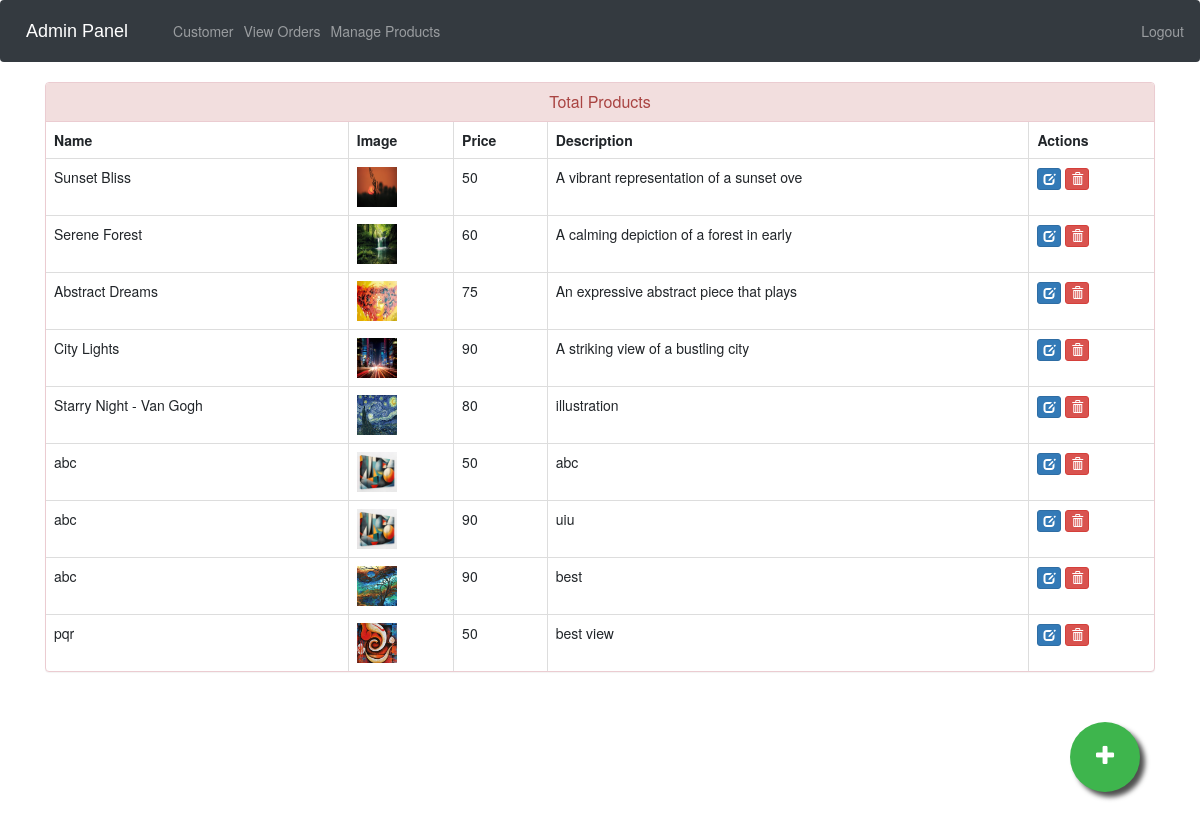
The page /admin-products (signed in) on the database its author committed.
### ecom/models.py (models this page shows, shortened)
class Product(models.Model):
    name=models.CharField(max_length=40)
    product_image= models.ImageField(upload_to='product_image/',null=True,blank=True)
    price = models.PositiveIntegerField()
    description=models.CharField(max_length=40)

### ecom/views.py (the view)
# urls.py: path('admin-products', views.admin_products_view,name='admin-products'),
@login_required(login_url='adminlogin')
def admin_products_view(request):
    products=models.Product.objects.all()
    return render(request,'ecom/admin_products.html',{'products':products})

### templates/ecom/admin_products.html (shortened to what this page needs)
{% extends 'ecom/admin_base.html' %}
{% load static %}
{% block content %}
<head>
  <link href="//netdna.bootstrapcdn.com/bootstrap/3.0.0/css/bootstrap.min.css" rel="stylesheet" id="bootstrap-css">
</head>
<div class="container">
  <div class="panel panel-danger">
    <div class="panel-heading">
      <h6 class="panel-title">Total Products</h6>
    </div>
    <table class="table table-hover table-bordered" id="dev-table">
      <thead>
        <tr>
          <th>Name</th>
          <th>Image</th>
          <th>Price</th>
          <th>Description</th>
          <th>Actions</th>
        </tr>
      </thead>
      {% for p in products %}
  {% if p %}
      <tr>
        <td> {{p.name}}</td>
        <td> <img src="{% static p.product_image.url %}" alt="Profile Pic" height="40px" width="40px" /></td>
        <td>{{p.price}}</td>
        <td>{{p.description}}</td>
        <td><a class="btn btn-primary btn-xs" href="{% url 'update-product' p.id  %}"><span class="glyphicon glyphicon-edit"></span></a>
          <a class="btn btn-danger btn-xs" href="{% url 'delete-product' p.id  %}"><span class="glyphicon glyphicon-trash"></span></a></td>
      </tr>
      {%else%}
      <br><br><br>
      <h1>No Products!!</h1>
      {% endif %}
      {% endfor %}
    </table>
  </div>
</div>
<a href="/admin-add-product" class="float">
<i class="fa fa-plus my-float"></i>
</a>
{% endblock content %}

### templates/ecom/admin_base.html (style rules this page uses)
.fa { font-size: 23px; width: 60px; text-align: center; text-decoration: none; margin: 5px 2px; border-radius: 50%; }

### templates/ecom/admin_products.html (style rules this page uses)
a:link { text-decoration: none; }
h6 { text-align: center; }
.float { position:fixed; width:70px; height:70px; bottom:60px; right:60px; background-color:#3eb54d; color:#FFF; border-radius:50px; text-align:center; box-shadow: 5px 5px 5px #505050; }
.my-float { margin-top:22px; }

### rows shown on the page
Product: name "Sunset Bliss", product_image (picture), price "50", description "A vibrant representation of a sunset ove"
Product: name "Serene Forest", product_image (picture), price "60", description "A calming depiction of a forest in early"
Product: name "Abstract Dreams", product_image (picture), price "75", description "An expressive abstract piece that plays"
Product: name "City Lights", product_image (picture), price "90", description "A striking view of a bustling city"
Product: name "Starry Night - Van Gogh", product_image (picture), price "80", description "illustration"
Product: name "abc", product_image (picture), price "50", description "abc"
Product: name "abc", product_image (picture), price "90", description "uiu"
Product: name "abc", product_image (picture), price "90", description "best"
Product: name "pqr", product_image (picture), price "50", description "best view"
